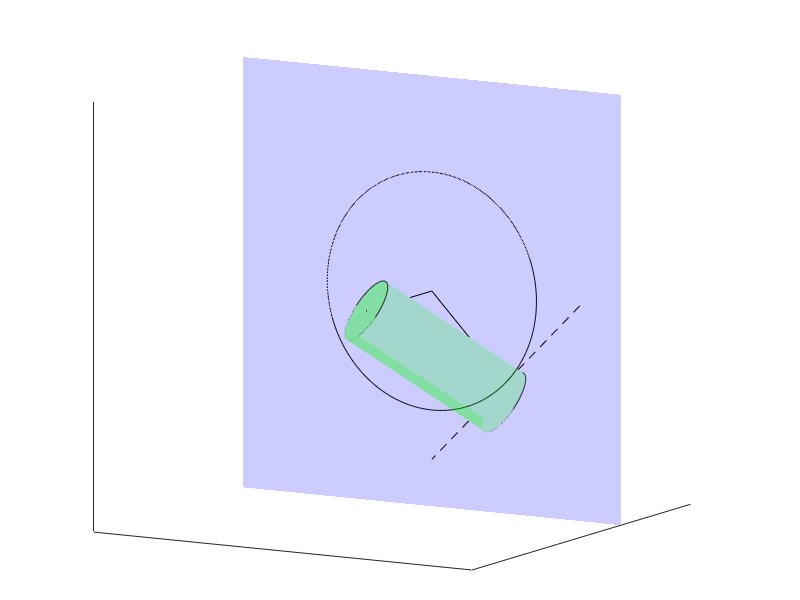

Write the MATLAB code that produced this figure.
clear;
close all;

figure; hold on;

% wall
d = 1.5;
patch([d;d;d;d],[-2.5;-2.5;2.5;2.5],[-2.5;2.5;2.5;-2.5],'b','FaceColor','b',...
    'EdgeColor','none','FaceAlpha',0.2);
view(3);
axis equal;

% cylinder
h = 2;
r = 0.4;

Nt = 501;
theta = linspace(-pi,pi,Nt);
xcy = repmat(r*cos(theta),2,1);
ycy = repmat(r*sin(theta),2,1);
zcy = [zeros(1,Nt);-h*ones(1,Nt)];

% collision points
pc = sqrt(r^2+h^2);
rc = sqrt(pc^2-d^2);

xrc = ones(1,Nt)*d;
yrc = cos(theta)*rc;
zrc = sin(theta)*rc;

thetar = asin(d/pc) - asin(r/pc);

patch(xrc,yrc,zrc,'k','FaceColor','None');

% third config
xc = d;
yc = cos(-pi/4*3)*rc;
zc = sin(-pi/4*3)*rc;

t3 = sin(thetar)*[1;0;0] + cos(thetar)*[0;yc;zc]/rc;
omega = cross([0;0;-1],t3);
alpha = asin(norm(omega));
K = [0,-omega(3),omega(2);omega(3),0,-omega(1);-omega(2),omega(1),0]/norm(omega);
R = eye(3) + sin(alpha)*K + (1-cos(alpha))*K^2;

M = R*([xcy(1,:),xcy(2,:);ycy(1,:),ycy(2,:);zcy(1,:),zcy(2,:)]);
xcy = [M(1,1:Nt);M(1,Nt+1:2*Nt)];
ycy = [M(2,1:Nt);M(2,Nt+1:2*Nt)];
zcy = [M(3,1:Nt);M(3,Nt+1:2*Nt)];

surf(xcy,ycy,zcy,'LineStyle','none','FaceColor','g','FaceAlpha',0.2);

patch(xcy(1,:),ycy(1,:),zcy(1,:),'g','FaceAlpha',0.2);
patch(xcy(2,:),ycy(2,:),zcy(2,:),'g','FaceAlpha',0.2);

% lines
plot3([0,d],[0,0],[0,0],'k');
plot3([0,t3(1)*h],[0,t3(2)*h],[0,t3(3)*h],'k');
plot3([d,xc],[0,yc],[0,zc],'k');
plot3([xc,t3(1)*h],[yc,t3(2)*h],[zc,t3(3)*h]);

xt(1) = xc;
yt(1) = yc+zc;
zt(1) = zc-yc;

xt(2) = xc;
yt(2) = yc-zc;
zt(2) = zc+yc;

plot3(xt,yt,zt,'k--');

view([-60,10]);
xticks([]);
yticks([]);
zticks([]);

set(gcf,'Units','Inches','Position',[15,5,4,4]);
set(gcf,'PaperSize',[4,4]);
set(gca,'Units','Inches','Position',[-0.3,0.2,4.52,3.56]);

print('collision_3D_detail','-dpdf','-painters');
